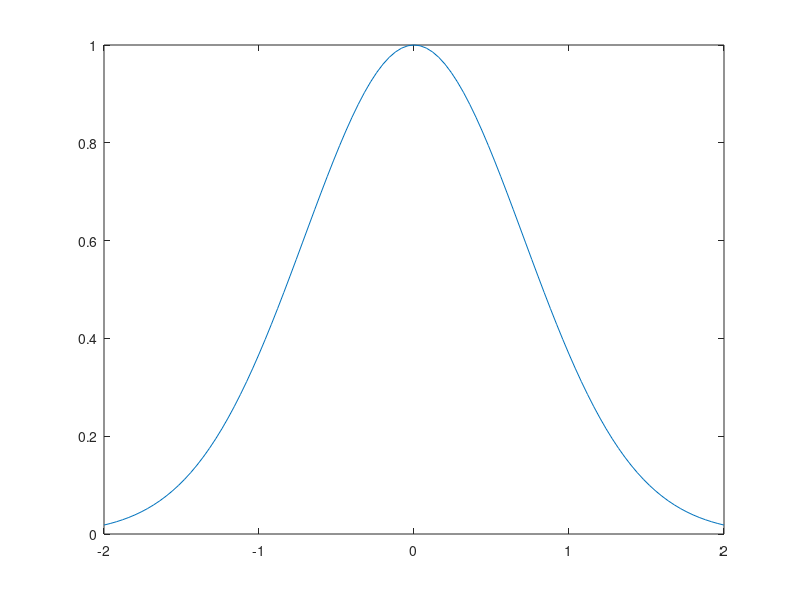
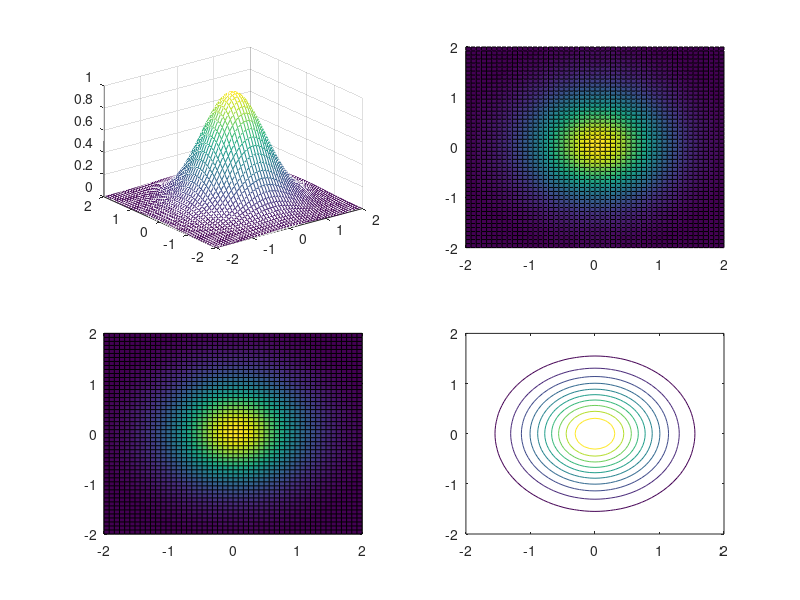
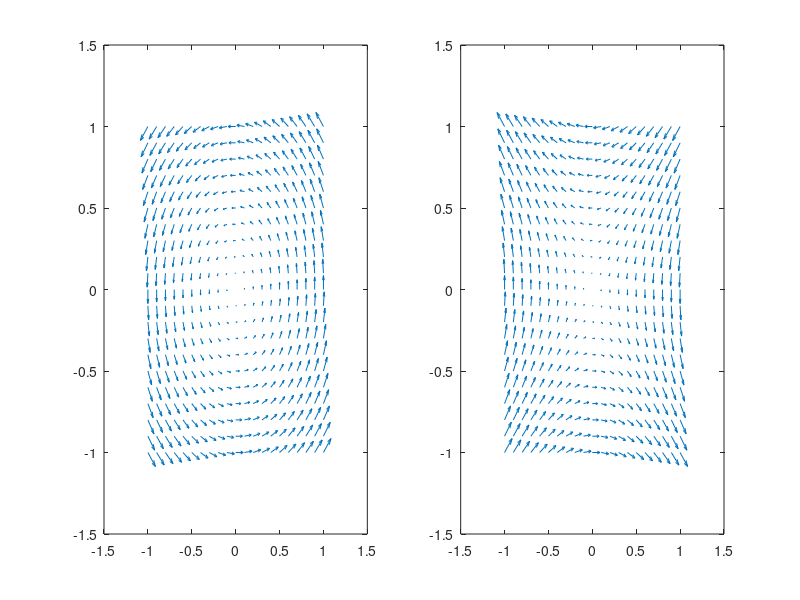
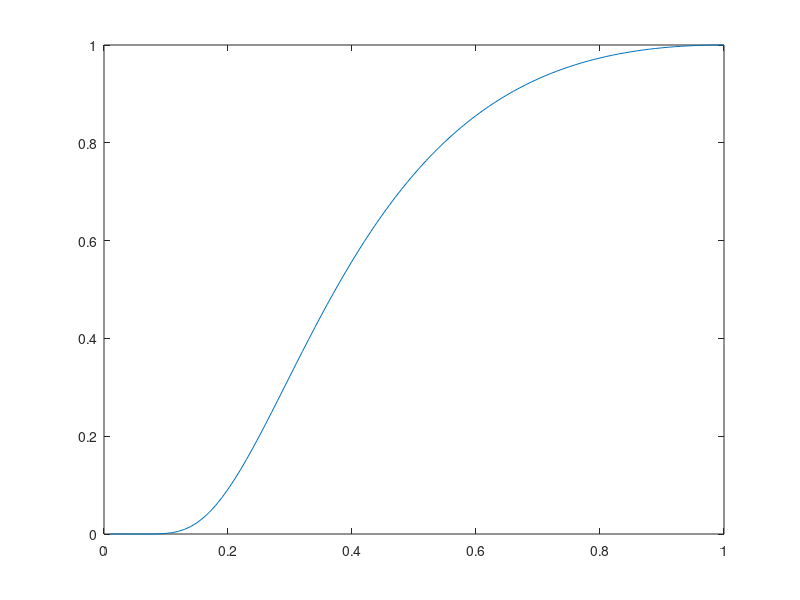

The MATLAB source for these figures, in order:
clc
clear all
close all

gauss1D = @(x) exp(-(x * x));
gauss2D = @(x, y) exp(-(x * x + y * y));

E1x = @(x, y) -y;
E1y = @(x, y) x;
E2x = @(x, y) -y;
E2y = @(x, y) -x;
E2 = @(x, y) -[y, x];

h = @(x) exp(1 - 1 ./ x) ./ x;

%% 1a
xMax = 2;
dx = 2 * xMax / 100;
x = -xMax:dx:xMax;
y = arrayfun(gauss1D, x);
figure(1)
plot(x, y)

%% 1b
gMax = 2;
dg = 2 * gMax / 50;
g = -gMax:dg:gMax;
[x, y] = meshgrid(g, g);
z = arrayfun(gauss2D, x, y);
figure(2);
subplot(2, 2, 1);
mesh(x, y, z)
subplot(2, 2, 2);
surface(x, y, z)
subplot(2, 2, 3);
pcolor(x, y, z)
subplot(2, 2, 4);
contour(x, y, z)

%% 1c
gMax = 1;
dg = 2 * gMax / 20;
g = -gMax:dg:gMax;
[x, y] = meshgrid(g, g);
xp1 = arrayfun(E1x, x, y);
yp1 = arrayfun(E1y, x, y);
xp2 = arrayfun(E2x, x, y);
yp2 = arrayfun(E2y, x, y);

figure(3);
set(gcf, 'position', [10, 100, 1000, 400]);
subplot(1, 2, 1);
quiver(x, y, xp1, yp1)
subplot(1, 2, 2);
quiver(x, y, xp2, yp2)

%% 1d
dx = 0.01;
x = 0:dx:1;
y = h(x);
figure(4);
plot(x, y)
int1 = integral(h, 0, 1);
int2 = integral(h, eps, 1);
h0 = h(0);
heps = h(eps);
fprintf('h(0) = %f || h(eps) = %f', h0, heps)
